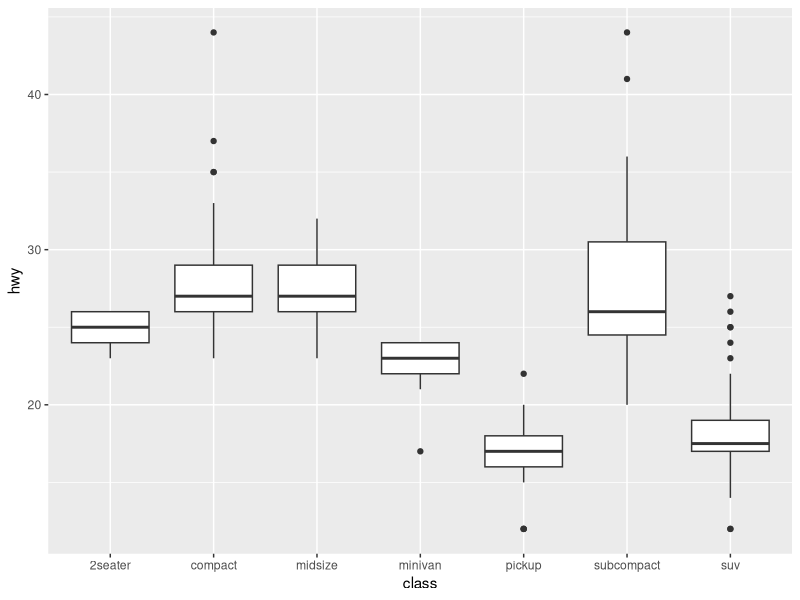
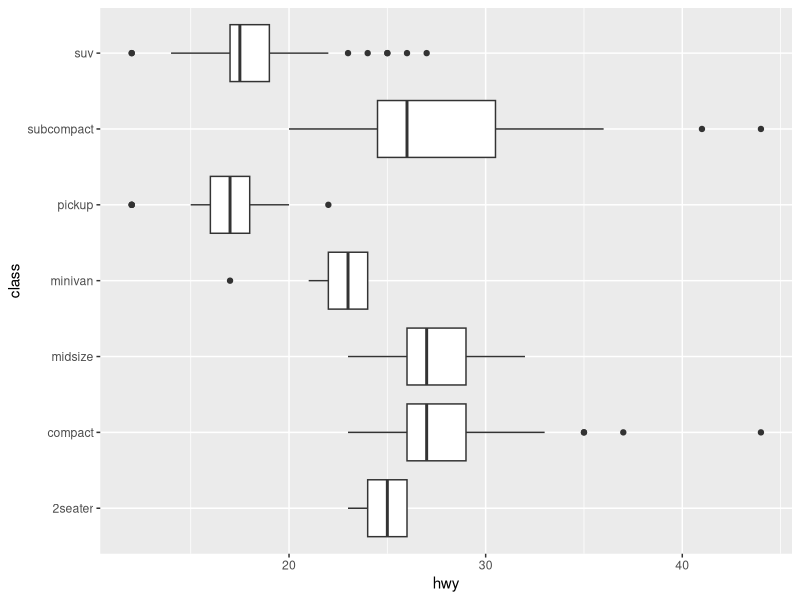
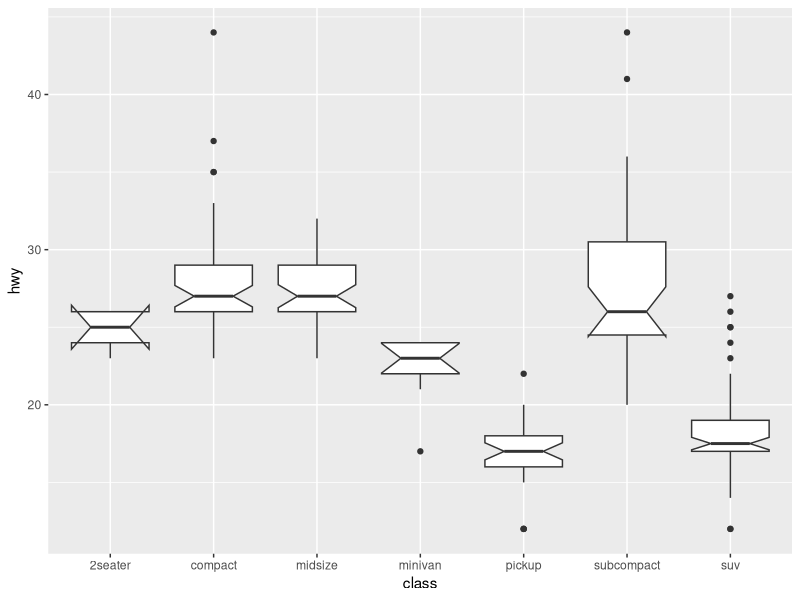
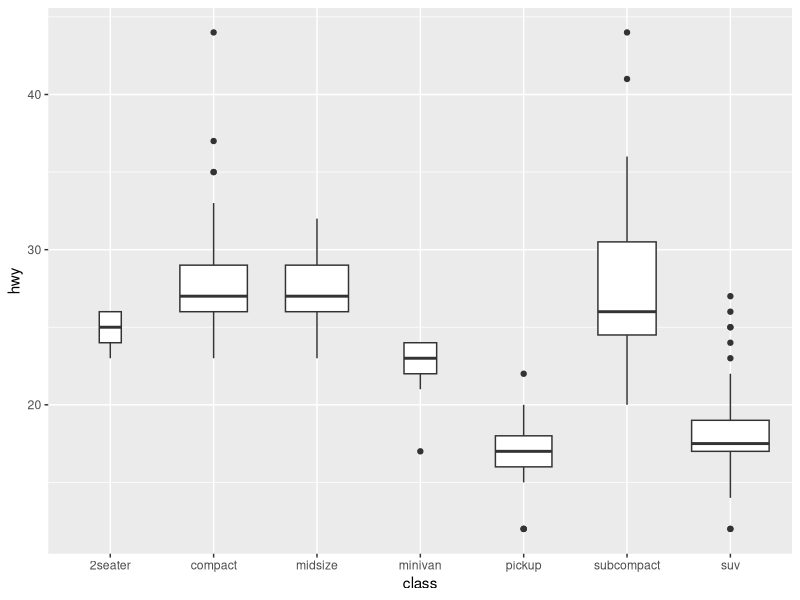
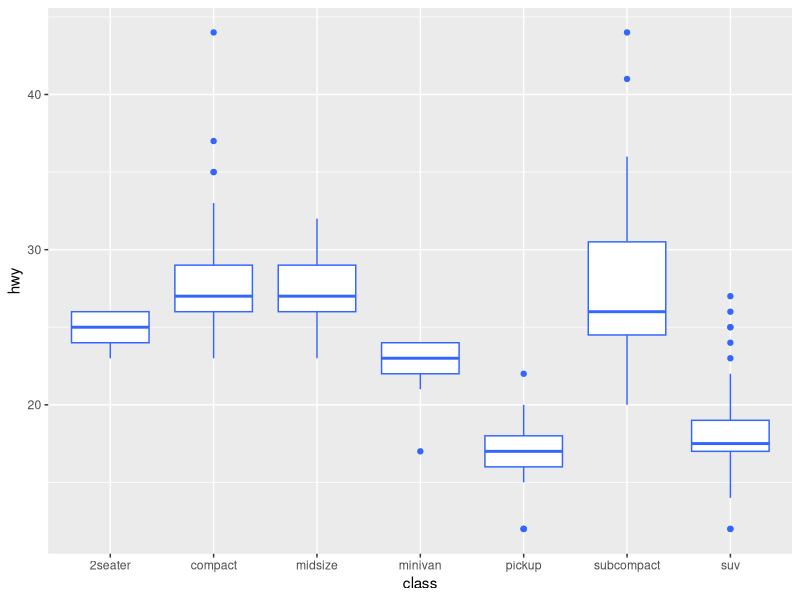
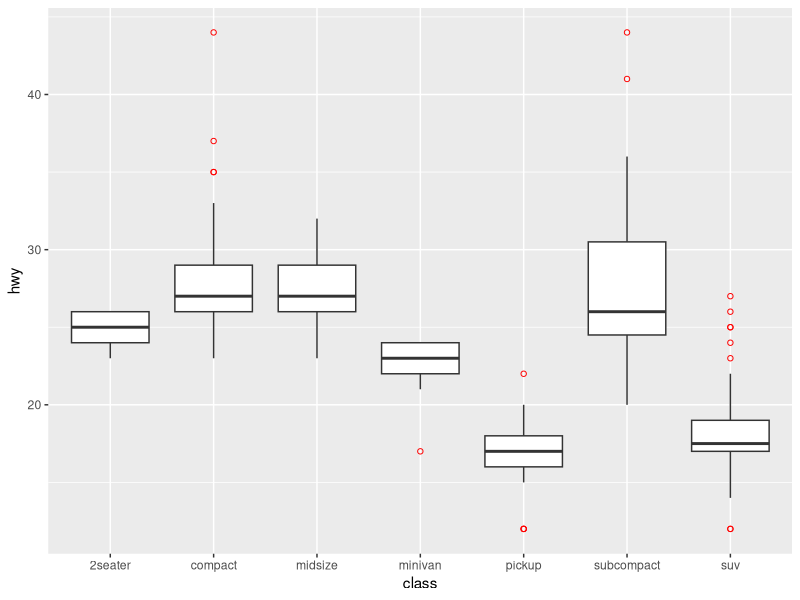
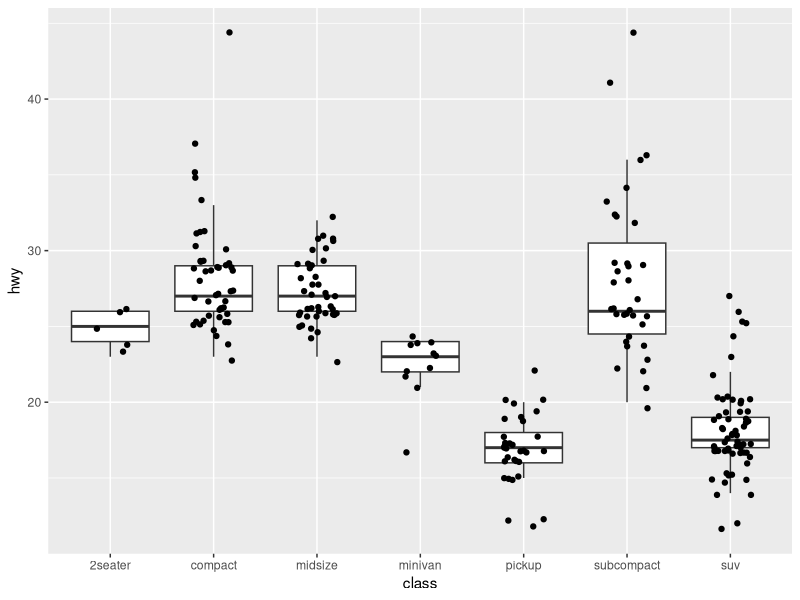
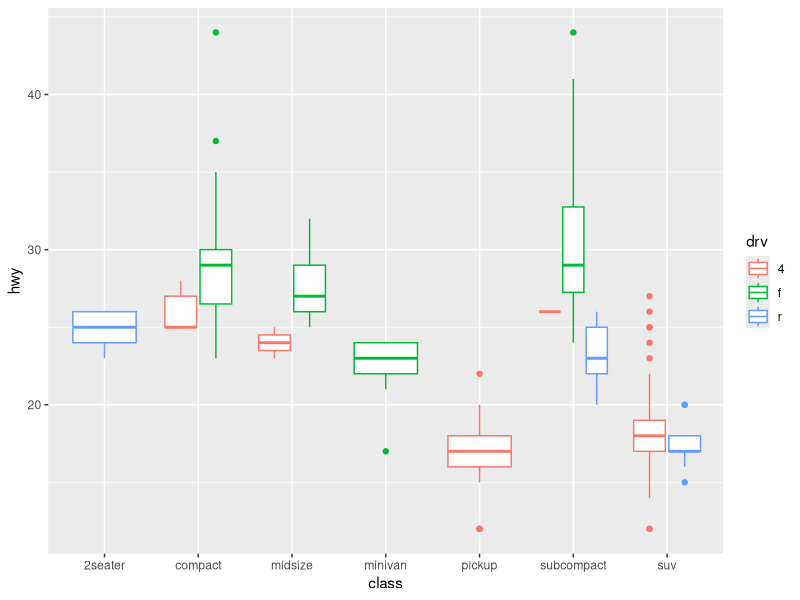

These figures' R source, in order:
library(ggplot2)


### Name: geom_boxplot
### Title: A box and whiskers plot (in the style of Tukey)
### Aliases: geom_boxplot stat_boxplot

### ** Examples

p <- ggplot(mpg, aes(class, hwy))
p + geom_boxplot()
p + geom_boxplot() + coord_flip()

p + geom_boxplot(notch = TRUE)
p + geom_boxplot(varwidth = TRUE)
p + geom_boxplot(fill = "white", colour = "#3366FF")
# By default, outlier points match the colour of the box. Use
# outlier.colour to override
p + geom_boxplot(outlier.colour = "red", outlier.shape = 1)
# Remove outliers when overlaying boxplot with original data points
p + geom_boxplot(outlier.shape = NA) + geom_jitter(width = 0.2)

# Boxplots are automatically dodged when any aesthetic is a factor
p + geom_boxplot(aes(colour = drv))

# You can also use boxplots with continuous x, as long as you supply
# a grouping variable. cut_width is particularly useful
ggplot(diamonds, aes(carat, price)) +
  geom_boxplot()
ggplot(diamonds, aes(carat, price)) +
  geom_boxplot(aes(group = cut_width(carat, 0.25)))
# Adjust the transparency of outliers using outlier.alpha
ggplot(diamonds, aes(carat, price)) +
  geom_boxplot(aes(group = cut_width(carat, 0.25)), outlier.alpha = 0.1)

## No test: 
# It's possible to draw a boxplot with your own computations if you
# use stat = "identity":
y <- rnorm(100)
df <- data.frame(
  x = 1,
  y0 = min(y),
  y25 = quantile(y, 0.25),
  y50 = median(y),
  y75 = quantile(y, 0.75),
  y100 = max(y)
)
ggplot(df, aes(x)) +
  geom_boxplot(
   aes(ymin = y0, lower = y25, middle = y50, upper = y75, ymax = y100),
   stat = "identity"
 )
## End(No test)
